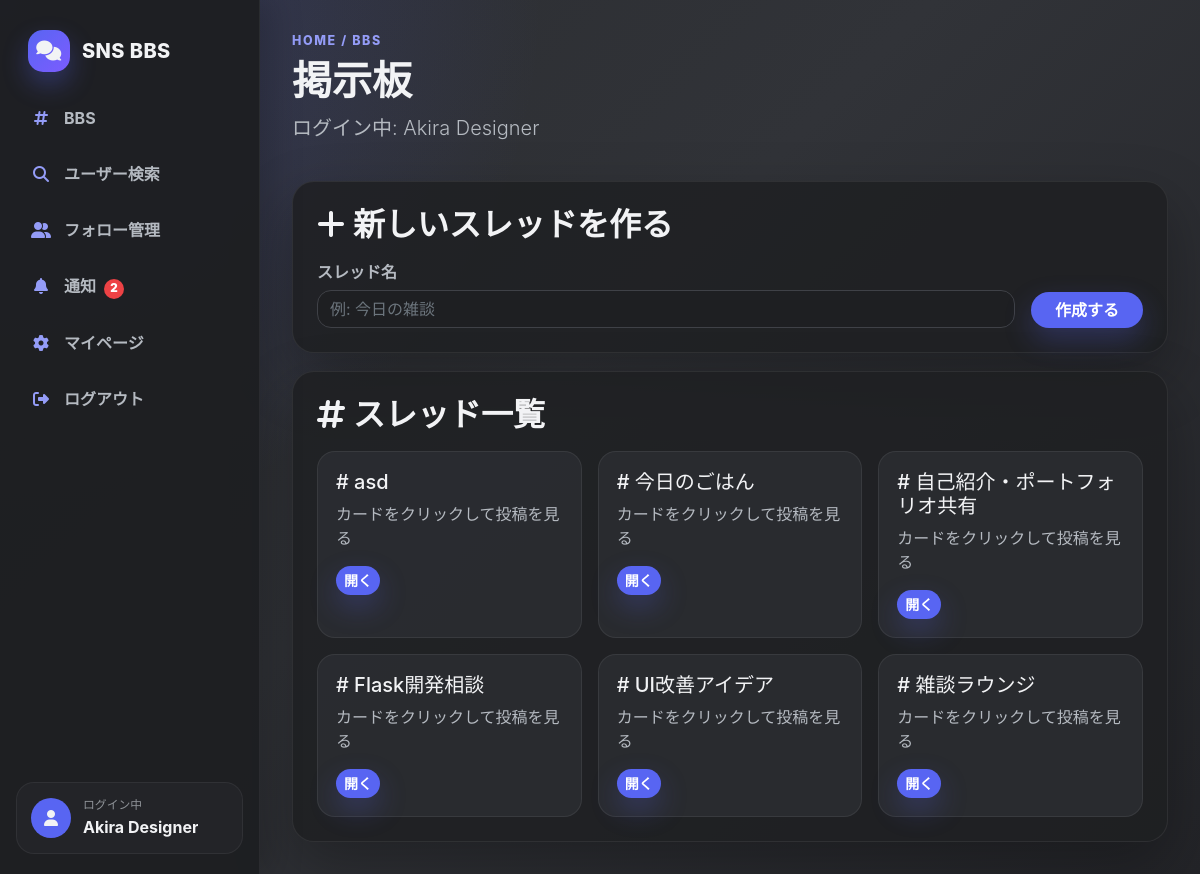
The app's page / (signed in) with its own data.
### main/models.py (models this page shows, shortened)
class User(UserMixin, db.Model):
    id = db.Column(db.Integer, primary_key=True)
    username = db.Column(db.Text)
    login_user_id = db.Column(db.String(50), unique=True)
    password = db.Column(db.String(255))
    picture_path = db.Column(db.Text, nullable=True)
    bio = db.Column(db.Text, nullable=True)
    portfolio_url = db.Column(db.Text, nullable=True)
    skills = db.Column(db.Text, nullable=True)

class Thread(db.Model):
    id = db.Column(db.Integer, primary_key=True)
    threadname = db.Column(db.String(80), unique=True)
    articles = db.relationship('Entry', backref='thread', lazy=True)

### main/views.py (the view)
@app.route('/', methods=['GET'])
@login_required
def top():
    return bbs()

### main/views.py (called while the page is built)
@login_manager.user_loader
def load_user(user_id):
    return User.query.get(int(user_id))

def unread_notification_count():
    if not current_user.is_authenticated:
        return 0
    return Notification.query.filter_by(user_id=current_user.id, is_read=False).count()

@app.context_processor
def inject_notification_count():
    return {'unread_notification_count': unread_notification_count()}

@app.route('/index', methods=['GET'])
@login_required
def bbs():
    threads = Thread.query.all()
    return render_template('bbs.html', threads=threads, page_title='BBS')

### main/templates/bbs.html
{% extends "layout.html" %}
{% block content %}
<section class="page-hero">
    <div>
        <p class="eyebrow">Home / BBS</p>
        <h1>掲示板</h1>
        <p class="lead mt-2">ログイン中: {{ current_user.username }}</p>
    </div>
</section>
<div class="stack">
    <form action="/thread" method="post">
        <h2 class="mb-3"><i class="fa-solid fa-plus me-2"></i>新しいスレッドを作る</h2>
        <div class="row g-3 align-items-end">
            <div class="col-md">
                <label for="thread">スレッド名</label>
                <input id="thread" class="form-control" type="text" name="thread" placeholder="例: 今日の雑談" required>
            </div>
            <div class="col-md-auto">
                <button class="btn btn-primary px-4" type="submit">作成する</button>
            </div>
        </div>
    </form>
    <section class="discord-card">
        <h2 class="mb-3"><i class="fa-solid fa-hashtag me-2"></i>スレッド一覧</h2>
        {% if threads %}
        <div class="grid-cards">
            {% for thread in threads %}
            <a class="thread-card thread-link" href="{{ url_for('thread', thread=thread.threadname) }}" aria-label="{{ thread.threadname }}を開く">
                <h3 class="h5 mb-2"># {{ thread.threadname }}</h3>
                <p class="muted-text mb-3">カードをクリックして投稿を見る</p>
                <span class="btn btn-primary btn-sm">開く</span>
            </a>
            {% endfor %}
        </div>
        {% else %}
        <div class="empty-state">まだスレッドがありません。最初の話題を作ってみましょう。</div>
        {% endif %}
    </section>
</div>
{% endblock %}

### main/templates/layout.html (shortened to what this page needs)
<!DOCTYPE html>
<html lang="ja">
<head>
    <link href="https://cdn.jsdelivr.net/npm/bootstrap@5.1.3/dist/css/bootstrap.min.css" rel="stylesheet">
    <link rel="stylesheet" href="https://cdnjs.cloudflare.com/ajax/libs/font-awesome/6.7.2/css/all.min.css">
    <link rel="stylesheet" href="{{ url_for('static', filename='css/style.css') }}">
</head>
<body>
    <div class="app-shell">
        <aside class="discord-sidebar">
            <a class="brand" href="{{ url_for('bbs') }}">
                <span class="brand-icon"><i class="fa-solid fa-comments"></i></span>
                <span>SNS BBS</span>
            </a>
            <nav class="side-nav" aria-label="メインメニュー">
                {% if current_user.is_authenticated %}
                <a href="{{ url_for('bbs') }}"><i class="fa-solid fa-hashtag"></i><span>BBS</span></a>
                <a href="{{ url_for('user_search') }}"><i class="fa-solid fa-magnifying-glass"></i><span>ユーザー検索</span></a>
                <a href="{{ url_for('follow_management') }}"><i class="fa-solid fa-user-group"></i><span>フォロー管理</span></a>
                <a href="{{ url_for('notifications') }}"><i class="fa-solid fa-bell"></i><span>通知{% if unread_notification_count %}<b class="nav-badge">{{ unread_notification_count }}</b>{% endif %}</span></a>
                <a href="{{ url_for('setting') }}"><i class="fa-solid fa-gear"></i><span>マイページ</span></a>
                <a href="{{ url_for('logout') }}"><i class="fa-solid fa-right-from-bracket"></i><span>ログアウト</span></a>
                {% else %}
                <a href="{{ url_for('login') }}"><i class="fa-solid fa-right-to-bracket"></i><span>ログイン</span></a>
                <a href="{{ url_for('signup') }}"><i class="fa-solid fa-user-plus"></i><span>新規登録</span></a>
                {% endif %}
            </nav>
            {% if current_user.is_authenticated %}
            <div class="side-profile">
                <div class="avatar-mini"><i class="fa-solid fa-user"></i></div>
                <div>
                    <small>ログイン中</small>
                    <strong>{{ current_user.username }}</strong>
                </div>
            </div>
            {% endif %}
        </aside>
        <main class="content-area">
            {% block content %}{% endblock %}
        </main>
    </div>
    <div class="toast-container position-fixed top-0 end-0 p-3" id="toast-area"></div>
</body>
</html>

### main/static/css/style.css (style rules this page uses)
:root { --bg: #313338; --surface: #2b2d31; --surface-soft: #383a40; --surface-card: #1e1f22; --sidebar: #1e1f22; --sidebar-hover: #35373c; --text: #f2f3f5; --muted: #b5bac1; --muted-dark: #8e9297; --border: #3f4147; --accent: #5865f2; --accent-hover: #4752c4; --green: #23a559; --danger: #ed4245; --shadow: 0 24px 60px rgba(0, 0, 0, .28); --radius-lg: 22px; --radius-md: 14px; }
* { box-sizing: border-box; }
body { min-height: 100vh; margin: 0; background: radial-gradient(circle at top left, rgba(88, 101, 242, .24), transparent 34rem), linear-gradient(135deg, #2b2d31 0%, #313338 45%, #232428 100%); color: var(--text); font-family: "Inter", "Segoe UI", system-ui, -apple-system, BlinkMacSystemFont, sans-serif; }
a { color: #c9cdfb; text-decoration: none; }
.app-shell { display: flex; min-height: 100vh; }
.discord-sidebar { position: fixed; inset: 0 auto 0 0; z-index: 10; display: flex; flex-direction: column; width: 260px; padding: 20px 16px; background: rgba(30, 31, 34, .96); border-right: 1px solid rgba(255, 255, 255, .06); box-shadow: 12px 0 30px rgba(0, 0, 0, .18); }
.brand, .mobile-brand { display: inline-flex; align-items: center; gap: 12px; color: var(--text); font-weight: 800; letter-spacing: .02em; }
.brand { padding: 10px 12px 22px; font-size: 1.25rem; }
.brand-icon { display: grid; place-items: center; width: 42px; height: 42px; border-radius: 15px; background: linear-gradient(135deg, var(--accent), #7c5cff); box-shadow: 0 12px 26px rgba(88, 101, 242, .32); }
.side-nav { display: grid; gap: 8px; }
.side-nav a { display: flex; align-items: center; gap: 12px; padding: 12px 14px; border-radius: var(--radius-md); color: var(--muted); font-weight: 700; transition: .18s ease; }
.nav-badge, .mobile-badge { display: inline-grid; place-items: center; min-width: 20px; height: 20px; margin-left: 8px; padding: 0 6px; border-radius: 999px; background: var(--danger); color: #fff; font-size: .72rem; }
.side-nav i { width: 22px; color: #949cf7; text-align: center; }
.side-profile { display: flex; align-items: center; gap: 12px; margin-top: auto; padding: 14px; border-radius: 18px; background: #232428; border: 1px solid rgba(255, 255, 255, .06); }
.side-profile small { display: block; color: var(--muted-dark); font-size: .74rem; }
.side-profile strong { display: block; max-width: 150px; overflow: hidden; color: var(--text); text-overflow: ellipsis; white-space: nowrap; }
.avatar-mini { display: grid; place-items: center; width: 40px; height: 40px; border-radius: 50%; background: var(--accent); }
.content-area { width: calc(100% - 260px); margin-left: 260px; padding: 32px; }
.page-hero { display: flex; align-items: flex-start; justify-content: space-between; gap: 18px; margin-bottom: 22px; }
.eyebrow { margin: 0 0 6px; color: #949cf7; font-size: .78rem; font-weight: 800; letter-spacing: .13em; text-transform: uppercase; }
h1, h2, h3 { margin: 0; color: var(--text); font-weight: 800; }
.lead, .muted-text, label, .form-text { color: var(--muted); }
.discord-card, form, .table-wrap { border: 1px solid rgba(255, 255, 255, .07); border-radius: var(--radius-lg); background: rgba(30, 31, 34, .84); box-shadow: var(--shadow); }
.discord-card, form { padding: 24px; }
.stack { display: grid; gap: 18px; }
.grid-cards { display: grid; grid-template-columns: repeat(auto-fit, minmax(240px, 1fr)); gap: 16px; }
.thread-card, .user-card, .message-card { padding: 18px; border: 1px solid rgba(255, 255, 255, .07); border-radius: 18px; background: rgba(43, 45, 49, .92); transition: transform .18s ease, border-color .18s ease, background .18s ease; }
.thread-link { display: block; color: var(--text); cursor: pointer; }
.form-control, input, textarea { width: 100%; border: 1px solid var(--border) !important; border-radius: 14px !important; background: #1e1f22 !important; color: var(--text) !important; }
label { margin-bottom: 6px; font-weight: 700; }
.btn, button, input[type="submit"] { border: 0; border-radius: 999px !important; font-weight: 800; transition: transform .16s ease, background .16s ease, box-shadow .16s ease; }
.btn-primary, button.btn-primary, input.btn-primary { background: var(--accent) !important; box-shadow: 0 12px 28px rgba(88, 101, 242, .26); }

### records on screen
User: username "Akira Designer"
Thread: threadname "asd"
Thread: threadname "今日のごはん"
Thread: threadname "自己紹介・ポートフォリオ共有"
Thread: threadname "Flask開発相談"
Thread: threadname "UI改善アイデア"
Thread: threadname "雑談ラウンジ"

### other values on screen
{{ unread_notification_count }} "2"
